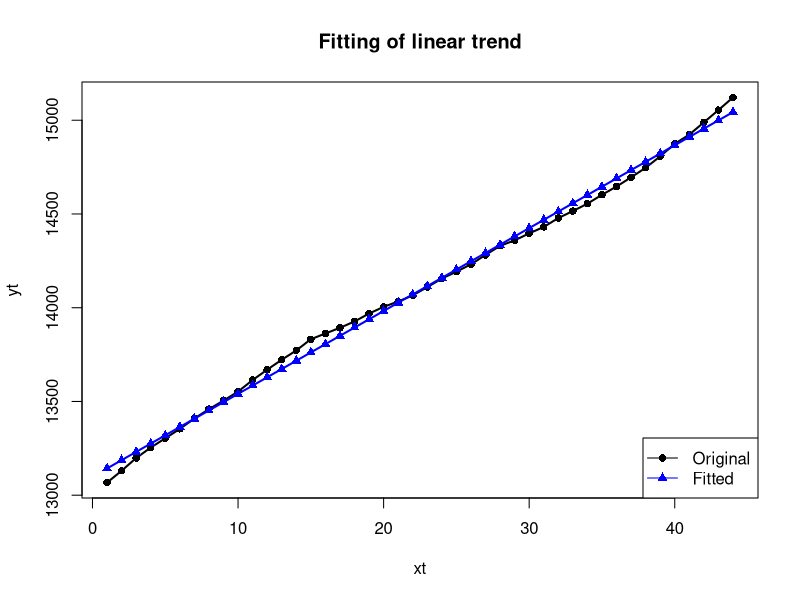
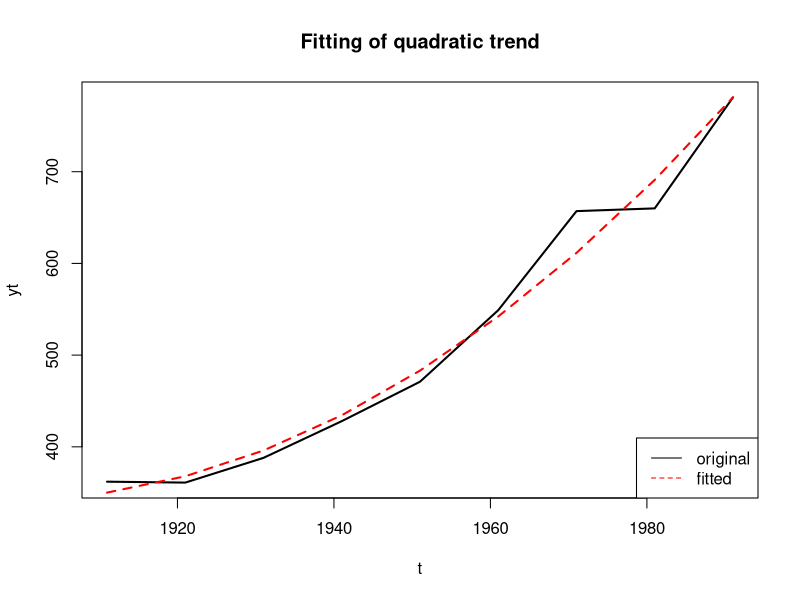

Here is the R script that generated these plots, in order:
## ---- chunk 1
knitr::opts_chunk$set(echo = TRUE)
## ---- chunk 2
#Taking help on austres data
help(austres)
library(datasets)
austres
## ---- chunk 3
#Extracting the data for fitting a linear trend
yt = ts(austres,frequency = 4,start = c(1975,1),end = c(1985,4))
yt
class(yt)
## ---- chunk 4
#Computing the length of yt
n = length(yt)
n
## ---- chunk 5
#creating xt
xt = 1:n
xt
## ---- chunk 6
#creating the A matrix
A = matrix(c(n,sum(xt), sum(xt),sum(xt^2)),ncol = 2)
A
## ---- chunk 7
#creating the matrix C
C = matrix(c(sum(yt), sum(xt*yt)),ncol = 1)
C
## ---- chunk 8
#computing the estimates
B = solve(A)%*%C
B
## ---- chunk 9
#Extracting the estimates of b0 and b1
B[1]
B[2]
## ---- chunk 10
#computing projected values for year 1986
B[1]+B[2]*(45:48)
## ---- chunk 11
#Computing fitted values
Fittyt = B[1]+B[2]*xt
Fittyt
## ---- chunk 12
#plotting the actual values with the fitted values
plot(xt,yt, type = 'o',pch=16,col='black', lwd=2,
     main = 'Fitting of linear trend')
lines(xt,Fittyt, type = 'o', pch=17, col='blue',lwd=2)
legend('bottomright',
       pch = c(16,17), lty=c(1,1),
       col=c('black','blue'),legend = c('Original','Fitted'))
## ---- chunk 13
# using the lm function
#Fitting linear trend to the data
lm(formula = yt~xt)
## ---- chunk 14
#Extracting the estimates
lm(yt~xt)[['coefficients']]
lm(yt~xt)[['fitted.values']]
## ---- chunk 15
#Problem 2:
# assigning the data
t = seq(1911,1991,10)
t
## ---- chunk 16
#computing n
n = length(t)
n
## ---- chunk 17
#shifting the origin and scale
xt = (t-1951)/10;xt
## ---- chunk 18
#Assigning population data
yt = c(362,361,388,428,471,549,657,660,781);yt
## ---- chunk 19
#Fitting quadratic trend to the data
lm(yt~xt+I(xt^2))
## ---- chunk 20
#Extracting the estimates
lm(yt~xt+I(xt^2))[['coefficients']]
## ---- chunk 21
#computing the fitted values
fittyt=lm(yt~xt+I(xt^2))[['fitted.values']]
fittyt
## ---- chunk 22
#changing the origin and scale 2001
pxt = (2001-1951)/10;pxt
## ---- chunk 23
#Projecting the population for 2001
p = 483.0866+(53.86667*pxt)+(5.15368*pxt^2)
p
## ---- chunk 24
#plotting the actual values with the fitted values
plot(t,yt,type='l', lty=1, col='black',xlim=c(1911,1991),
     lwd=2,main = 'Fitting of quadratic trend')
lines(t,fittyt, type = 'l',lty=2, col='red', lwd=2)
legend('bottomright', lty=c(1,2),
       col = c('black','red'),c('original','fitted'))

